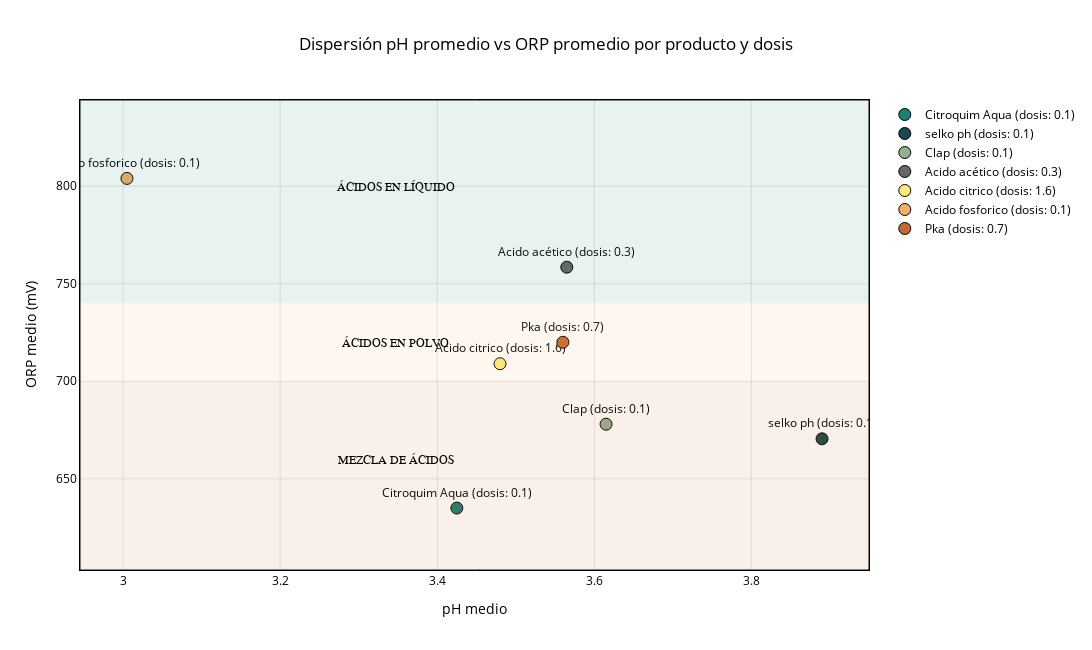

The notebook cell this image was saved under:
### Code cell
fig_zonas_producto = plot_orp_vs_ph_means(stab, width= 1550,height= 650)
s3.save_plotly_html(fig_zonas_producto, f"zonas_producto.html")
fig_zonas_producto

### Figure 1 — Plotly figure (JSON) as saved in the notebook; plotly's stock layout.template omitted (floating-point values rounded to 4 significant figures)
{"data": [{"hovertemplate": "producto=%{text}<br>pH_mean=%{x}<br>ORP_mean=%{y}<extra></extra>", "legendgroup": "Citroquim Aqua (dosis: 0.1)", "marker": {"color": "#1c8074", "line": {"color": "black", "width": 1}, "size": 12, "symbol": "circle"}, "mode": "markers+text", "name": "Citroquim Aqua (dosis: 0.1)", "orientation": "v", "showlegend": true, "text": ["Citroquim Aqua (dosis: 0.1)"], "textfont": {"color": "black"}, "textposition": "top center", "type": "scatter", "x": [3.425], "xaxis": "x", "y": [635], "yaxis": "y"}, {"hovertemplate": "producto=%{text}<br>pH_mean=%{x}<br>ORP_mean=%{y}<extra></extra>", "legendgroup": "selko ph (dosis: 0.1)", "marker": {"color": "#1a494c", "line": {"color": "black", "width": 1}, "size": 12, "symbol": "circle"}, "mode": "markers+text", "name": "selko ph (dosis: 0.1)", "orientation": "v", "showlegend": true, "text": ["selko ph (dosis: 0.1)"], "textfont": {"color": "black"}, "textposition": "top center", "type": "scatter", "x": [3.89], "xaxis": "x", "y": [670.5], "yaxis": "y"}, {"hovertemplate": "producto=%{text}<br>pH_mean=%{x}<br>ORP_mean=%{y}<extra></extra>", "legendgroup": "Clap (dosis: 0.1)", "marker": {"color": "#94af92", "line": {"color": "black", "width": 1}, "size": 12, "symbol": "circle"}, "mode": "markers+text", "name": "Clap (dosis: 0.1)", "orientation": "v", "showlegend": true, "text": ["Clap (dosis: 0.1)"], "textfont": {"color": "black"}, "textposition": "top center", "type": "scatter", "x": [3.615], "xaxis": "x", "y": [678], "yaxis": "y"}, {"hovertemplate": "producto=%{text}<br>pH_mean=%{x}<br>ORP_mean=%{y}<extra></extra>", "legendgroup": "Acido acético (dosis: 0.3)", "marker": {"color": "#666666", "line": {"color": "black", "width": 1}, "size": 12, "symbol": "circle"}, "mode": "markers+text", "name": "Acido acético (dosis: 0.3)", "orientation": "v", "showlegend": true, "text": ["Acido acético (dosis: 0.3)"], "textfont": {"color": "black"}, "textposition": "top center", "type": "scatter", "x": [3.565], "xaxis": "x", "y": [758.5], "yaxis": "y"}, {"hovertemplate": "producto=%{text}<br>pH_mean=%{x}<br>ORP_mean=%{y}<extra></extra>", "legendgroup": "Acido citrico (dosis: 1.6)", "marker": {"color": "#f9ee77", "line": {"color": "black", "width": 1}, "size": 12, "symbol": "circle"}, "mode": "markers+text", "name": "Acido citrico (dosis: 1.6)", "orientation": "v", "showlegend": true, "text": ["Acido citrico (dosis: 1.6)"], "textfont": {"color": "black"}, "textposition": "top center", "type": "scatter", "x": [3.48], "xaxis": "x", "y": [709], "yaxis": "y"}, {"hovertemplate": "producto=%{text}<br>pH_mean=%{x}<br>ORP_mean=%{y}<extra></extra>", "legendgroup": "Acido fosforico (dosis: 0.1)", "marker": {"color": "#f5ad68", "line": {"color": "black", "width": 1}, "size": 12, "symbol": "circle"}, "mode": "markers+text", "name": "Acido fosforico (dosis: 0.1)", "orientation": "v", "showlegend": true, "text": ["Acido fosforico (dosis: 0.1)"], "textfont": {"color": "black"}, "textposition": "top center", "type": "scatter", "x": [3.005], "xaxis": "x", "y": [804], "yaxis": "y"}, {"hovertemplate": "producto=%{text}<br>pH_mean=%{x}<br>ORP_mean=%{y}<extra></extra>", "legendgroup": "Pka (dosis: 0.7)", "marker": {"color": "#c76931", "line": {"color": "black", "width": 1}, "size": 12, "symbol": "circle"}, "mode": "markers+text", "name": "Pka (dosis: 0.7)", "orientation": "v", "showlegend": true, "text": ["Pka (dosis: 0.7)"], "textfont": {"color": "black"}, "textposition": "top center", "type": "scatter", "x": [3.56], "xaxis": "x", "y": [720], "yaxis": "y"}], "layout": {"annotations": [{"font": {"color": "black", "family": "Arial", "size": 12}, "showarrow": false, "text": "ÁCIDOS EN LÍQUIDO", "x": 0.4, "xref": "paper", "y": 800, "yref": "y"}, {"font": {"color": "black", "family": "Arial", "size": 12}, "showarrow": false, "text": "ÁCIDOS EN POLVO", "x": 0.4, "xref": "paper", "y": 720, "yref": "y"}, {"font": {"color": "black", "family": "Arial", "size": 12}, "showarrow": false, "text": "MEZCLA DE ÁCIDOS", "x": 0.4, "xref": "paper", "y": 660, "yref": "y"}], "font": {"color": "black"}, "height": 650, "legend": {"font": {"color": "black"}, "title": {"text": ""}, "tracegroupgap": 0}, "paper_bgcolor": "rgba(0,0,0,0)", "plot_bgcolor": "rgba(0,0,0,0)", "shapes": [{"line": {"color": "black", "width": 1}, "type": "rect", "x0": 0, "x1": 1, "xref": "paper", "y0": 0, "y1": 1, "yref": "paper"}, {"fillcolor": "rgba(28,128,116,0.10)", "line": {"width": 0}, "type": "rect", "x0": 0, "x1": 1, "xref": "paper", "y0": 740, "y1": 844.2, "yref": "y"}, {"fillcolor": "rgba(245,173,104,0.10)", "line": {"width": 0}, "type": "rect", "x0": 0, "x1": 1, "xref": "paper", "y0": 700, "y1": 740, "yref": "y"}, {"fillcolor": "rgba(199,105,49,0.10)", "line": {"width": 0}, "type": "rect", "x0": 0, "x1": 1, "xref": "paper", "y0": 603.2, "y1": 700, "yref": "y"}], "title": {"font": {"color": "black"}, "text": "Dispersión pH promedio vs ORP promedio por producto y dosis", "x": 0.5}, "width": 1550, "xaxis": {"anchor": "y", "domain": [0, 1], "gridcolor": "rgba(0,0,0,0.1)", "linecolor": "black", "mirror": true, "showline": true, "tickfont": {"color": "black"}, "title": {"text": "pH medio"}}, "yaxis": {"anchor": "x", "domain": [0, 1], "gridcolor": "rgba(0,0,0,0.1)", "linecolor": "black", "mirror": true, "showline": true, "tickfont": {"color": "black"}, "title": {"text": "ORP medio (mV)"}}}}
